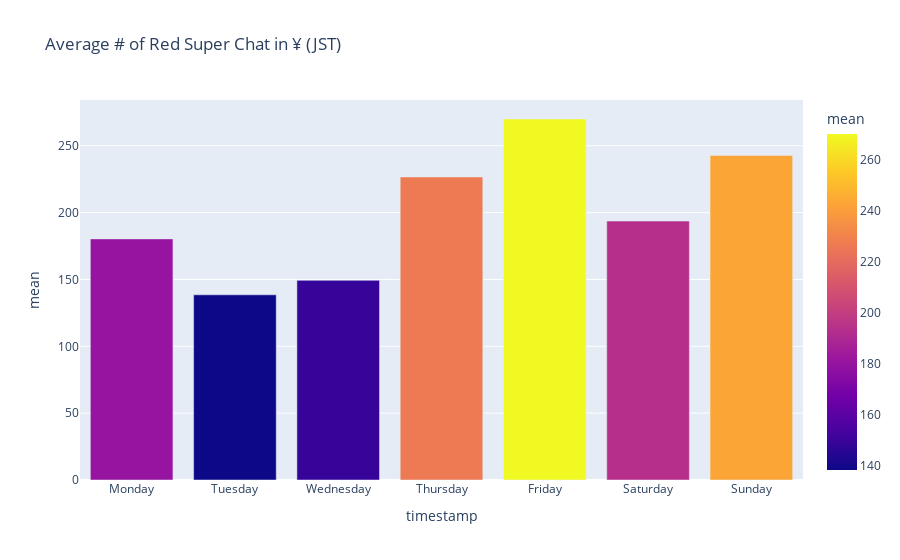

The cell this chart's notebook holds for it:
### Code cell
jpy = df[(df['currency'] == '¥') & (df['color'] == 'red')]
jpy = jpy.groupby(pd.Grouper(level='timestamp', freq='D')).size()
jpy = jpy.groupby(jpy.index.weekday).mean().rename('mean').reset_index()
jpy.timestamp = jpy.timestamp.map({0: 'Monday', 1: 'Tuesday', 2: 'Wednesday', 3: 'Thursday', 4: 'Friday', 5: 'Saturday', 6: 'Sunday'})
px.bar(jpy, x='timestamp', y='mean', color='mean', title='Average # of Red Super Chat in ¥ (JST)')

### Figure 1 — Plotly figure (JSON) as saved in the notebook; plotly's stock layout.template omitted (floating-point values rounded to 4 significant figures)
{"data": [{"alignmentgroup": "True", "hovertemplate": "timestamp=%{x}<br>mean=%{marker.color}<extra></extra>", "legendgroup": "", "marker": {"color": [180.3, 138.5, 149.3, 226.7, 270, 193.7, 242.7], "coloraxis": "coloraxis"}, "name": "", "offsetgroup": "", "orientation": "v", "showlegend": false, "textposition": "auto", "type": "bar", "x": ["Monday", "Tuesday", "Wednesday", "Thursday", "Friday", "Saturday", "Sunday"], "xaxis": "x", "y": [180.3, 138.5, 149.3, 226.7, 270, 193.7, 242.7], "yaxis": "y"}], "layout": {"barmode": "relative", "coloraxis": {"colorbar": {"title": {"text": "mean"}}, "colorscale": [[0, "#0d0887"], [0.1111, "#46039f"], [0.2222, "#7201a8"], [0.3333, "#9c179e"], [0.4444, "#bd3786"], [0.5556, "#d8576b"], [0.6667, "#ed7953"], [0.7778, "#fb9f3a"], [0.8889, "#fdca26"], [1, "#f0f921"]]}, "legend": {"tracegroupgap": 0}, "title": {"text": "Average # of Red Super Chat in ¥ (JST)"}, "xaxis": {"anchor": "y", "domain": [0, 1], "title": {"text": "timestamp"}}, "yaxis": {"anchor": "x", "domain": [0, 1], "title": {"text": "mean"}}}}
